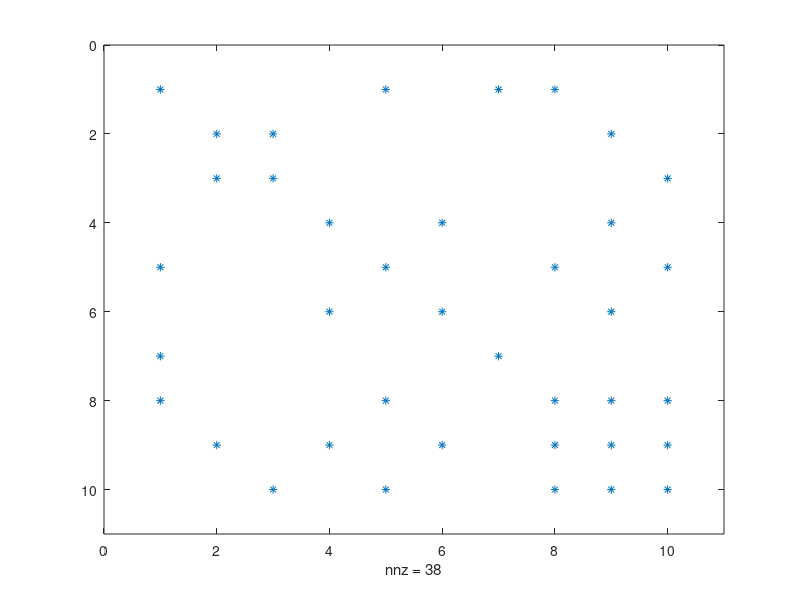
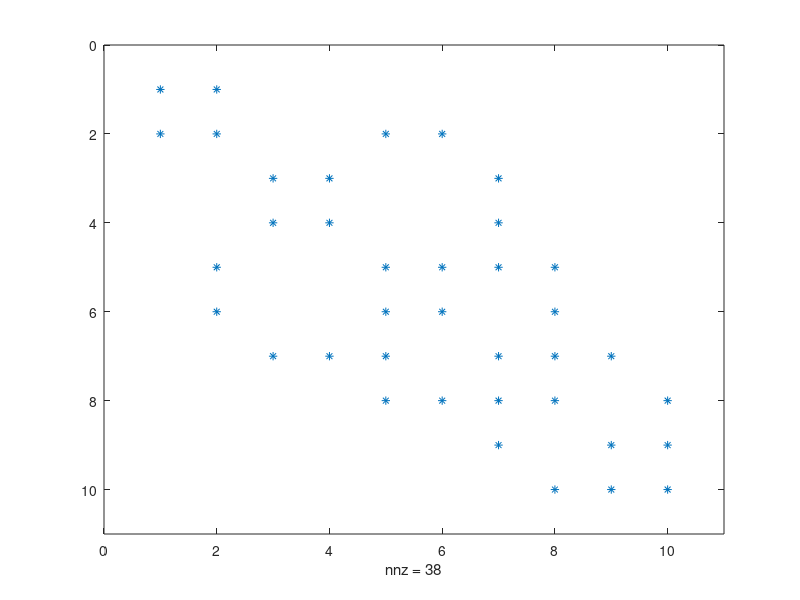
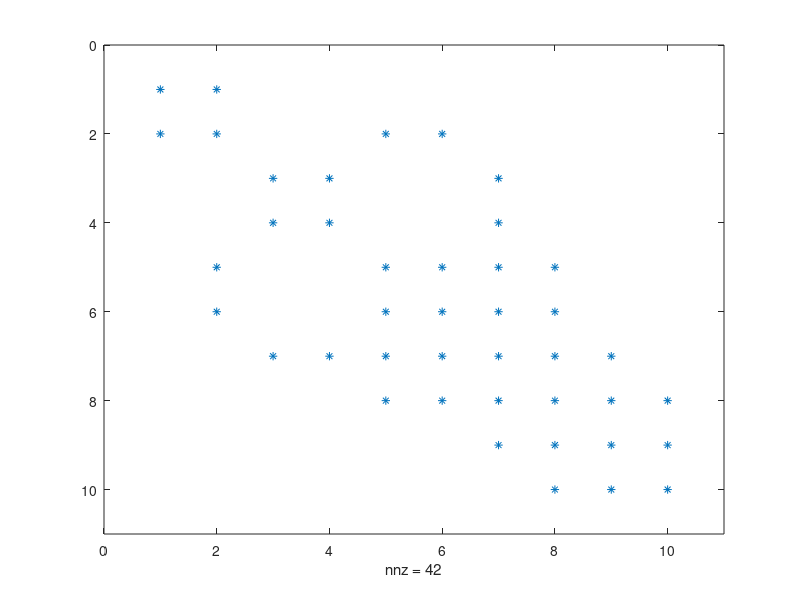
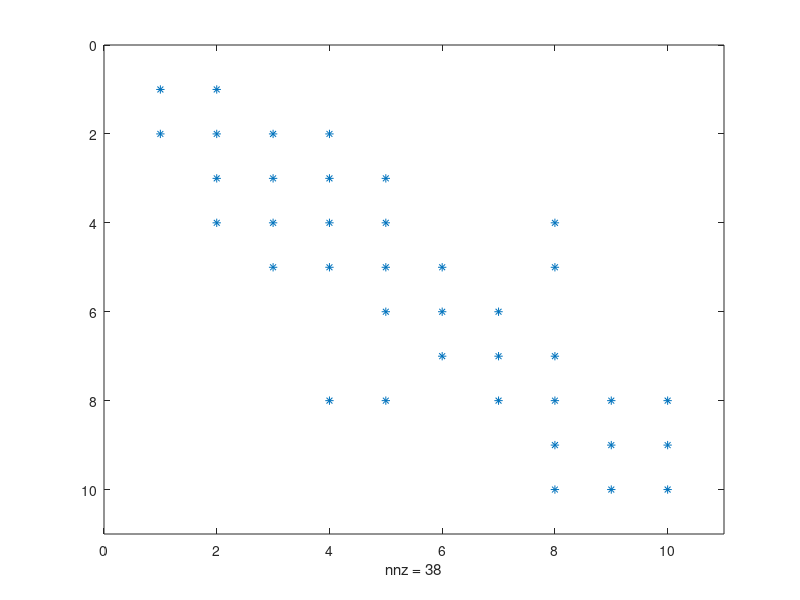

Write MATLAB code to recreate these figures, in order.
close all
A = [2 0 0 0 8 0 2 4 0 0;
     0 2 1 0 0 0 0 0 5 0;
     0 1 2 0 0 0 0 0 0 9;
     0 0 0 2 0 3 0 0 7 0;
     8 0 0 0 2 0 0 7 0 1;
     0 0 0 3 0 2 0 0 5 0;
     2 0 0 0 0 0 2 0 0 0;
     4 0 0 0 7 0 0 2 10 6;
     0 5 0 7 0 5 0 10 2 3;
     0 0 9 0 1 0 0 6 3 2;];

A= A+14*eye(10);
figure; spy(A)
pp = symrcm(A);
figure; spy(A(pp,pp))
r = chol(A(pp,pp));
figure;spy(r+r')


p = symamd(A);
figure; spy(A(p,p))
r = chol(A(p,p));
figure;spy(r+r')